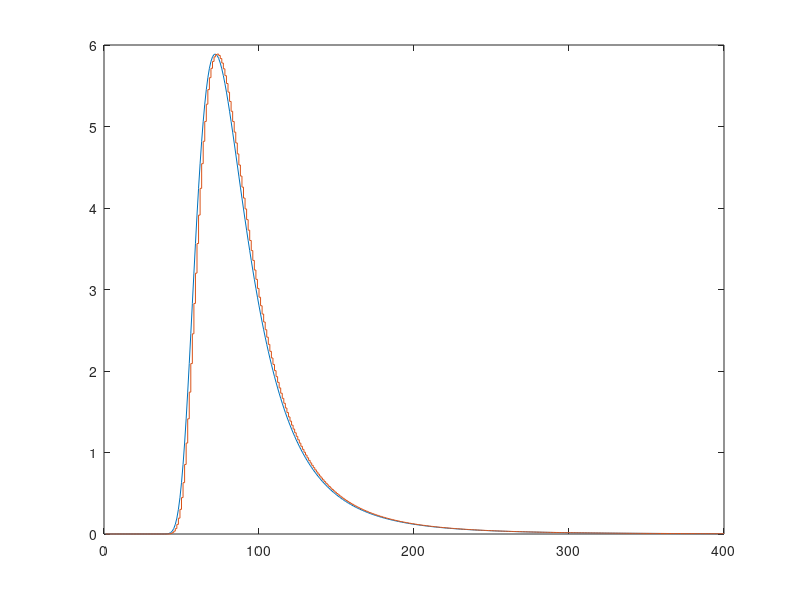

The MATLAB script that drew this image:
function [y MSE]=NADelta_Modulation()
%del=step size
%y=output binary sequence

Vwind=12;              % wind speed at 19.4 m
dw=0.01;                % the difference between successive frequencies
w=0.01:dw:4;            % angular frequencies
t=1:1:500;         % simulation time
x=0;
N=length(t);
el=zeros(1,N);
%S=waveSpectrum(Vwind,w);
g=9.81; 
A=8.1e-3*g^2; 
B=0.74*(g/Vwind)^4; 
S=A*w.^(-5).*exp(-B./(w.^4));
figure;
plot(S);
xlabel('frequency [rad/s]');
ylabel('wave spectrum [m^2/s]');
grid on;

%t=0:2*pi/100:2*pi;
t=0:1:100;
x=S*5;
plot(x)
hold on
y=[0];
xr=0;
del=0;
for i=1:length(x)-1
    if xr(i)<=x(i)
        d=1;
        del=x(i)-xr(i);
        xr(i+1)=xr(i)+del;
    else
        d=0;
        del=xr(i)-x(i);
        xr(i+1)=xr(i)-del; 
    end
    y=[y d];
    
end
stairs(xr)
hold off
%MSE=sum((x-xr).^2)/length(x);
%MSE;
end